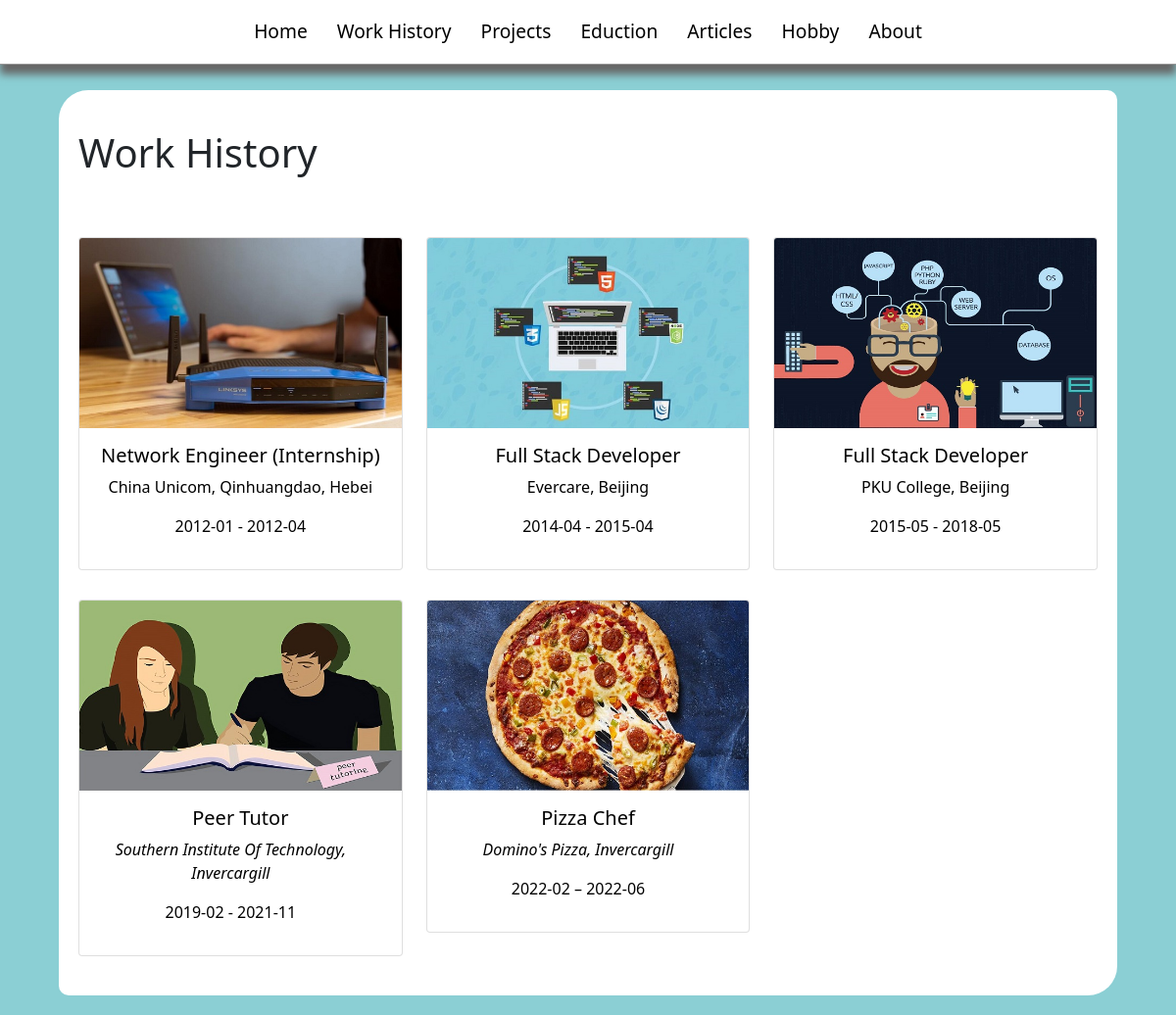
The page /posts/2 on the database its author committed.
### cv/models.py (models this page shows, shortened)
class Category(models.Model):
    category_name = models.CharField(max_length=25)
    category_image = models.ImageField(upload_to='media/uploads/',null=True)
    category_order = models.IntegerField(null=True)

class Post(models.Model):
    post_title = models.CharField(max_length=50)
    post_description = RichTextField(null=True)
    post_content = RichTextField(null=True)
    post_image = models.ImageField(upload_to='media/uploads/',null=True)
    category = models.ForeignKey(Category,on_delete=models.PROTECT,null=True)
    tags = models.ManyToManyField(Tag)

### cv/views.py (the view)
# urls.py: path('posts/<int:category_id>', views.posts, name='posts'),
def posts(request,category_id):
    category = Category.objects.get(id=category_id)
    posts = Post.objects.filter(category=category)
    return render(request, 'cv/posts.html',{'category':category,'posts':posts,'nav':categories})

### cv/templates/cv/posts.html
{% extends 'cv/public/base2.html' %}
{% block content %}
<div class="row row-cols-3">
    {% for p in posts %}
        <div class="col-4">
            <a href="/detail/{{p.id}}">
            <div class="card list_card">
              <img src="{{p.post_image.url }}" class="card-img-top ph" alt="...">
              <div class="card-body tc">
                <h5 class="card-title">{{p.post_title}}</h5>
                {% if p.post_description != null %}
                <div class="atc">{{p.post_description|safe}}</div>
                {% endif %}
              </div>
            </div>
            </a>
        </div>
    {% endfor %}
    </div>
{% endblock  %}

### cv/templates/cv/public/base2.html (shortened to what this page needs)
<!doctype html>
<html lang="en">
  <head>
    <link rel="stylesheet" href="https://cdnjs.cloudflare.com/ajax/libs/font-awesome/4.7.0/css/font-awesome.min.css">
    {% load static %}
    <link rel="stylesheet" type="text/css" href="/media/media/style/bootstrap.min.css">
    <link rel="stylesheet" type="text/css" href="/media/media/style/style.css">
  </head>
  <body>
    <div class="bgc">
        <div class="navbar">
            <div class="navbar_box">
                <div>
                    <a href="/">Home</a>
                </div>
                {% for c in nav %}
                    <div>
                        <a href="/posts/{{c.id}}">{{c.category_name}}</a>
                    </div>
                {% endfor %}
                <div>
                    <a href="/about">About</a>
                </div>
            </div>
        </div>
        <br /><br /><br />
        <div class="list_block">
            <h1>{{category.category_name}}</h1>
            <br />
            {% block content %}
            {% endblock  %}
        </div>
    </div>
  </body>
</html>

### media/media/style/style.css (style rules this page uses)
a { color: black; text-decoration: none; }
body { margin: 0; }
.list_block { width: 90%; max-width: 1200px; margin: 10px auto; padding:40px 20px; box-sizing: border-box; background-color: white; border-radius: 30px 10px; }
.list_block .card-title { text-align: center; }
.list_block .list_card { animation: back_slash 0.3s; }
.navbar { width: 100%; border-bottom: 1px solid #969696; box-shadow: 0px 10px 8px #666; margin-bottom: 10px; position: fixed; background-color: white; margin-top: -10px; z-index: 9; }
.navbar_box { display: flex; justify-content: space-around; margin: 0 auto; flex-wrap:wrap; }
.navbar_box > div { margin: 0px 5px; padding: 10px; box-sizing: border-box; font-size: 1.2rem; font-weight: 500; }
.bgc { background-color: #8bcfd4; min-height: calc(120vh - 149px); padding: 10px 0px; box-sizing: border-box; }
.col-4 { margin-top:30px; }
.atc { text-align: center; }

### rows shown on the page
Category: category_name "Work History"
Category: category_name "Projects"
Category: category_name "Eduction"
Category: category_name "Articles"
Category: category_name "Hobby"
Post: post_image (picture), post_title "Network Engineer (Internship)", post_description "China Unicom, Qinhuangdao, Hebei 2012-01 - 2012-04"
Post: post_image (picture), post_title "Full Stack Developer", post_description "Evercare, Beijing 2014-04 - 2015-04"
Post: post_image (picture), post_title "Full Stack Developer", post_description "PKU College, Beijing 2015-05 - 2018-05"
Post: post_image (picture), post_title "Peer Tutor", post_description "Southern Institute Of Technology, Invercargill 2019-02 - 2021-11"
Post: post_image (picture), post_title "Pizza Chef", post_description "Domino's Pizza, Invercargill 2022-02 – 2022-06"
